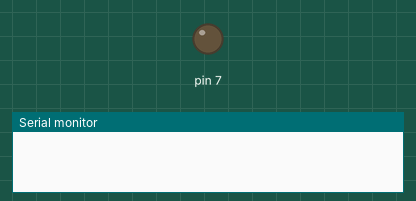
This program was run on a simulated Arduino Uno, built with avr-gcc and run on an emulated ATmega328P. Shown: output pins drawn as LEDs (lit = HIGH), the last lines printed to the serial monitor.

Above: at 2.5 s.
At 7.5 s:
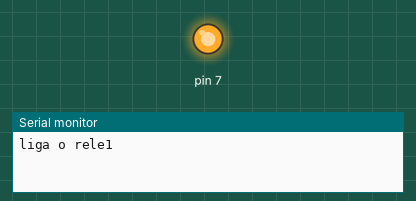
Timing chart, 0 to 13.0 s (numbered marks = the images above):
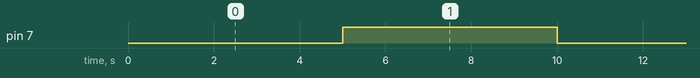

Measured:
- by itself, pin 7: alternates HIGH for 5.0 s and LOW for 5.0 s

The program:

main.cpp
```cpp
#include <Arduino.h>

int BAUD_RATE=9600;

typedef struct Temporizador
{
  unsigned long int tempo_anterior;
  unsigned long int intervalo;
};

typedef struct rele
{
  int estado;
  int periferico;
  Temporizador temporizador;
};

rele rele1;

void setup()
{
  //definir perifericos
  Serial.begin(BAUD_RATE);

  rele1.temporizador.tempo_anterior=millis();

  rele1.temporizador.intervalo=5000;

  rele1.periferico=7;

  pinMode(rele1.periferico,OUTPUT);

}

void loop()
{
  //temporizador
  if(millis() - rele1.temporizador.tempo_anterior > rele1.temporizador.intervalo)
  {
    // ligar e desligar
    if(!digitalRead(rele1.periferico))
    {
      // liga
      digitalWrite(rele1.periferico, HIGH);
      Serial.println("liga o rele1");
    }
    else
    {
      //desligar rele
      digitalWrite(rele1.periferico,LOW);
      Serial.println("passaram 5s, desliga rele1");
    }

    // atualizar
    rele1.temporizador.tempo_anterior=millis();
  }
}
```
